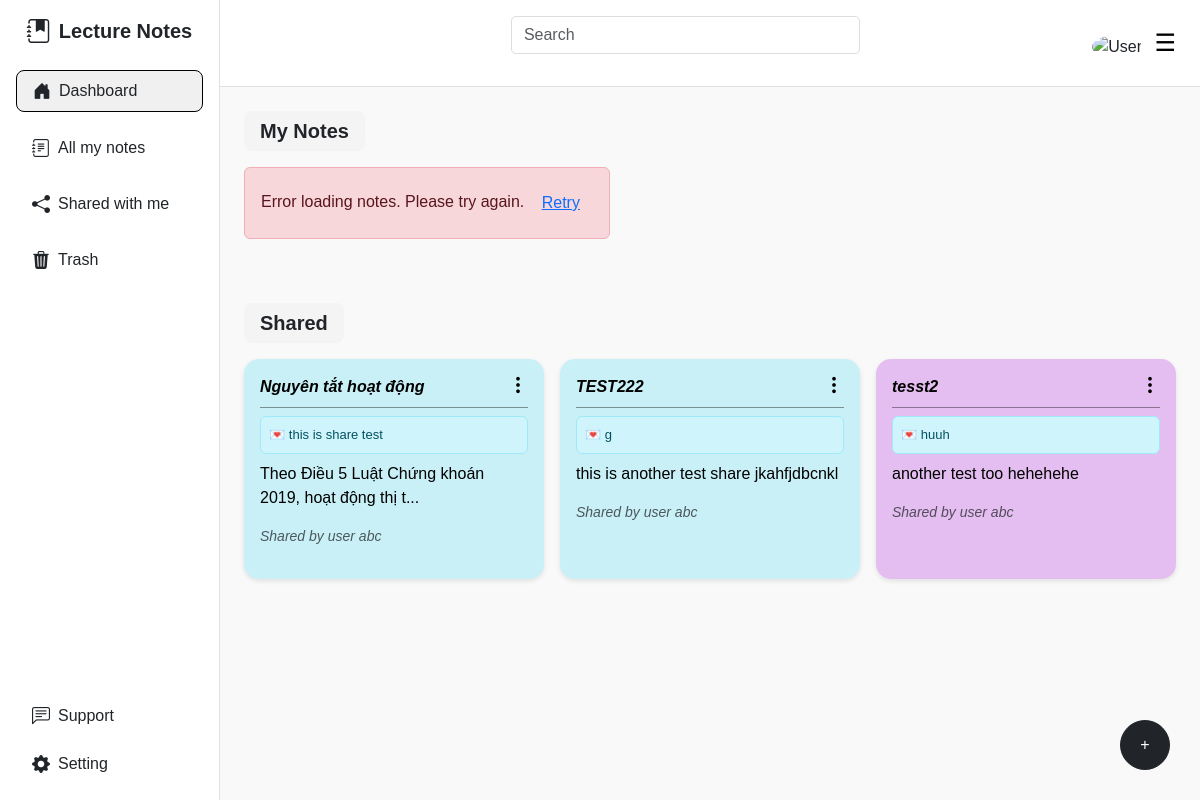
The page /dashboard (signed in) on the database its author committed.
### website/models.py (models this page shows, shortened)
class ShareNote(db.Model):
    id = db.Column(db.Integer, primary_key=True)
    note_id = db.Column(db.Integer, db.ForeignKey('note.id'), nullable=False)
    sharer_id = db.Column(db.Integer, db.ForeignKey('user.id'), nullable=False)
    recipient_id = db.Column(db.Integer, db.ForeignKey('user.id'), nullable=False)
    shared_at = db.Column(db.DateTime, default=datetime.utcnow)
    note = db.relationship('Note', backref=db.backref('shared_notes', lazy=True))
    sharer = db.relationship('User', foreign_keys=[sharer_id], backref=db.backref('shared_note', lazy=True))
    recipient = db.relationship('User', foreign_keys=[recipient_id], backref=db.backref('shared_with', lazy=True))
    can_edit = db.Column(db.Boolean, default=False)
    message = db.Column(db.String(200), nullable=True)

class Note(db.Model):
    id = db.Column(db.Integer, primary_key=True)
    title = db.Column(db.String(200), nullable=False)
    content = db.Column(db.Text, nullable=False)
    color = db.Column(db.String(20), default='note-green')
    created_at = db.Column(db.DateTime, default=datetime.utcnow)
    updated_at = db.Column(db.DateTime, default=datetime.utcnow)
    user_id = db.Column(db.Integer, db.ForeignKey('user.id'), nullable=False)
    user = db.relationship('User', backref=db.backref('notes', lazy=True))

class User(db.Model, UserMixin):
    id = db.Column(db.Integer, primary_key=True)
    first_name = db.Column(db.String(150), nullable=False)
    last_name = db.Column(db.String(150), nullable=False)
    email = db.Column(db.String(150), unique=True, nullable=False)
    password_hash = db.Column(db.String(150), nullable=False)
    role = db.Column(db.String(10), nullable=False, default='user')  # 'user' hoặc 'admin'
    status = db.Column(db.String(20), default='Active') # ['Active', 'Locked', 'Inactive']
    gender = db.Column(db.String(10), nullable=False)
    created_at = db.Column(db.DateTime, default=datetime.utcnow)

### website/views.py (the view)
@views.route('/dashboard')
@login_required
def dashboard():
    shared_notes = ShareNote.query.filter_by(recipient_id=current_user.id).all()
    return render_template('dashboard.html', user=current_user, shared_notes=shared_notes)

### website/__init__.py (called while the page is built)
def create_app():
    app = Flask(__name__)
    app.config.from_object(Config)
    db.init_app(app)
    from .views import views
    from .auth import auth
    from .api import api
    from .admin import admin
    app.register_blueprint(views, url_prefix='/')
    app.register_blueprint(auth, url_prefix='/')
    app.register_blueprint(api, url_prefix='/api')
    app.register_blueprint(admin, url_prefix='/admin')
    from .models import User
    login_manager = LoginManager()
    login_manager.login_view = 'auth.login'
    login_manager.init_app(app)
    @login_manager.user_loader
    def load_user(user_id):
        return User.query.get(int(user_id))
    create_database(app)
    return app

### website/templates/dashboard.html (shortened to what this page needs)
{% extends 'base.html' %}
{% block content %}
<div class="content p-4 flex-grow-1">
    <div class="title-block p-2 px-3 mb-3">
        <h5 class="fw-bold m-0">My Notes</h5>
    </div>
    <div id="myNotesContainer" class="dashboard-container d-flex flex-wrap gap-3 mb-5" data-limit="9">
    </div>
    <div class="title-block p-2 px-3 mb-3">
        <h5 class="fw-bold m-0">Shared</h5>
    </div>
    <div class="d-flex flex-wrap gap-3 mb-5" id="sharedNotesContainer">
        {% if shared_notes|length == 0 %}
        <div class="text-center w-100">
            <p class="text-muted">Don't have note share with you</p>
        </div>
        {% else %}
        {% for shared_note in shared_notes %}
        <div class="note-card {{ shared_note.note.color }} position-relative p-3" onclick="window.location.href='/note_detail/{{ shared_note.note.id }}'">
            <div class="note-content">
                <div class="note-header d-flex justify-content-between align-items-start pb-1">
                    <strong><em>{{ shared_note.note.title }}</em></strong>
                    <div class="dropdown">
                        <button class="btn btn-link p-0 border-0" type="button" data-bs-toggle="dropdown" aria-expanded="false">
                            <i class="bi bi-three-dots-vertical"></i>
                        </button>
                    </div>
                </div>
                <div class="card-separator"></div>
                {% if shared_note.message %}
                <div class="alert alert-info p-2 mb-2" role="alert" style="font-size: 13px;">
                    💌 {{ shared_note.message }}
                </div>
                {% endif %}
                <p class="mt-2">
                    {{ shared_note.note.content[:50] }}{% if shared_note.note.content|length > 50 %}...{% endif %}
                </p>
                <p class="text-muted fst-italic" style="font-size: 14px;">
                    Shared by {{ shared_note.sharer.first_name }} {{ shared_note.sharer.last_name }}
                </p>
            </div>
        </div>
        {% endfor %}
        {% endif %}
    </div>
    <button type="button" class="btn btn-dark rounded-circle position-fixed"
        style="bottom: 30px; right: 30px; width: 50px; height: 50px;"
        data-bs-toggle="modal" data-bs-target="#createNoteModal">
        +
    </button>
</div>
{% endblock %}

### website/static/dashboard.css (style rules this page uses)
body { font-family: Arial, sans-serif; background-color: #f9f9f9; }
.note-card { border-radius: 15px; color: #fff; padding: 20px; width: 300px; min-height: 180px; box-shadow: 0 2px 5px rgba(0, 0, 0, 0.1); transition: transform 0.1s; cursor: pointer; position: relative; }
.note-header strong em { font-weight: bold; }
.note-blue { background-color: rgba(13, 202, 240, 0.2); color: #000; }
.note-purple { background-color: #E5BEF1; color: #000; }
.bi-three-dots-vertical { color: #000; font-size: 20px; cursor: pointer; }
.title-block { background-color: #f4f4f4; border-radius: 8px; display: inline-block; width: auto; padding: 5px 15px; margin-bottom: 10px; }
.card-separator { border-bottom: 1px solid rgba(0, 0, 0, 0.4); margin-top: 4px; margin-bottom: 8px; }
.note-card p { overflow: hidden; text-overflow: ellipsis; display: -webkit-box; -webkit-line-clamp: 3; -webkit-box-orient: vertical; }
.note-card::after { content: 'Click to view detail'; position: absolute; bottom: 10px; right: 10px; font-size: 12px; opacity: 0; transition: opacity 0.2s; }
.dropdown { position: relative; z-index: 2; }
.note-card .dropdown { position: relative; z-index: 10; }

### rows shown on the page
ShareNote: note "Nguyên tắt hoạt động", message "this is share test", note "Theo Điều 5 Luật Chứng khoán 2019, hoạt động thị t", sharer.first_name "user", sharer.last_name "abc"
ShareNote: note "TEST222", message "g", note "this is another test share jkahfjdbcnkl", sharer.first_name "user", sharer.last_name "abc"
ShareNote: note "tesst2", message "huuh", note "another test too hehehehe", sharer.first_name "user", sharer.last_name "abc"
